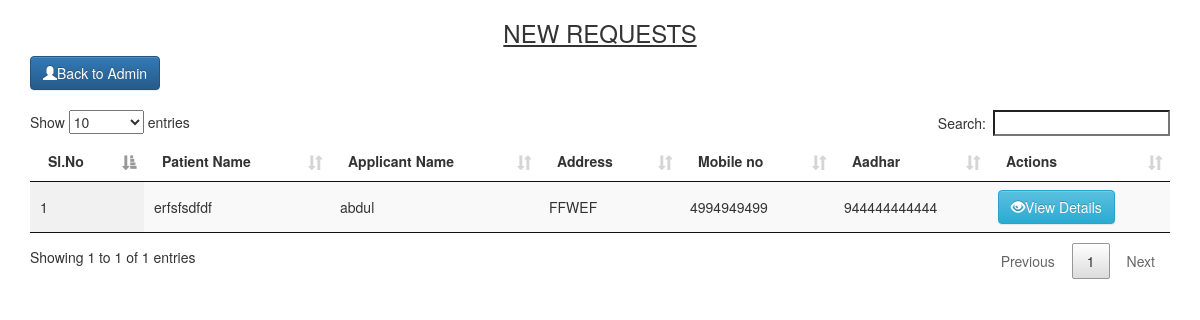
The app's page /Login/admin/Patient/newpatient.php with its own data.
### tables this page shows
CREATE TABLE IF NOT EXISTS `patients` (
  `p_name` varchar(255) NOT NULL,
  `p_age` varchar(100) NOT NULL,
  `p_dob` varchar(255) NOT NULL,
  `p_gender` varchar(255) NOT NULL,
  `p_address` varchar(255) NOT NULL,
  `p_mob` varchar(255) NOT NULL,
  `p_aadhar` varchar(255) NOT NULL,
  `p_verify` varchar(255) NOT NULL,
  `a_aadhar` varchar(255) NOT NULL,
  `a_name` varchar(255) NOT NULL,
  `p_date` date DEFAULT NULL,
  `comment` varchar(255) NOT NULL,
  `rej_date` varchar(255) DEFAULT NULL,
  PRIMARY KEY (`p_aadhar`)
);

CREATE TABLE IF NOT EXISTS `checkup` (
  `p_aadhar` varchar(255) NOT NULL,
  `p_landmark` varchar(255) NOT NULL,
  `p_disease` varchar(255) NOT NULL,
  `p_curr_stat` varchar(255) NOT NULL,
  `p_curr_check_stat` varchar(255) NOT NULL,
  `p_curr_hlth_cond` varchar(255) NOT NULL,
  `checkup_date` varchar(255) DEFAULT NULL,
  `checked` varchar(255) NOT NULL,
  `status` varchar(255) DEFAULT NULL,
  `c_date` varchar(255) DEFAULT NULL,
  PRIMARY KEY (`p_aadhar`)
);

### Login/admin/Patient/newpatient.php (the view, shortened to what this page needs)
<?php
include 'connect.php';
?>
<!DOCTYPE html>
<html lang="en">
<head>
    <link rel="stylesheet" href="css/bootstrap.min.css">
    <link rel="stylesheet" href="css/bootstrap-theme.min.css">
    <link rel="stylesheet" href="css/loader.css">
    <link rel="stylesheet" type="text/css" href="dashboard/vendor/font-awesome/css/font-awesome.min.css">
    <link rel="stylesheet" href="css/jquery.dataTables.min.css">
    <link rel="stylesheet" href="css/dataTables.bootstrap.min.css">
    <link rel="stylesheet" href="css/responsive.bootstrap.min.css">
</head>
<body onload="myFunction()" style="margin:0;">
    <div class="container">
       <div>
            <h3><center><u>NEW REQUESTS</u></center></h3>
            <a class="btn btn-primary" href="http://localhost/pcu/Login/admin/admin.php#profile" ><span class='glyphicon glyphicon-user' aria-hidden='true'></span>Back to Admin</a>
        </div>
        <br>
        <table id="example" class="display nowrap" cellspacing="0" width="100%">
            <thead>
                <tr>
                    <th>Sl.No</th>
                    <th>Patient Name</th>
                    <th>Applicant Name</th>
                    <th>Address</th>
                    <th>Mobile no</th>
                    <th>Aadhar</th>
                    <th>Actions</th>
                </tr>
            </thead>
            <tbody>
                <?php
                    $sql = "SELECT * FROM patients,checkup WHERE patients.p_aadhar=checkup.p_aadhar AND p_verify='0'";
                    $result = $conn->query($sql);
                    if ($result->num_rows > 0) {
                        $a = 1;
                        while($row = $result->fetch_assoc()) {
                            $b = $a++;
                            $id = $b;
                            $p_name = $row['p_name'];
                            $a_name = $row['a_name'];
                            $p_address = $row['p_address'];
                            $p_mob = $row['p_mob'];
                            $p_aadhar = $row['p_aadhar'];
                    ?>
                <tr>
                    <td>
                        <?php echo $id; ?>
                    </td>
                    <td>
                        <?php echo $p_name; ?>
                    </td>
                    <td>
                        <?php echo $a_name; ?>
                    </td>
                    <td>
                        <?php echo $p_address; ?>
                    </td>
                    <td>
                        <?php echo $p_mob; ?>
                    </td>
                    <td>
                        <?php echo $p_aadhar; ?>
                    </td>
                    <td>
                        <a href="#edit<?php echo $p_aadhar;?>" data-toggle="modal">
                            <button type='button' class='btn btn-info'><span class='glyphicon glyphicon-eye-open' aria-hidden='true'></span>View Details</button>
                        </a>
                    </td>
                </tr>
                <?php
                        }
                       ?>
                      <?php
                                  }
?>
            </tbody>
        </table>
    </div>
</body>
</html>

### records on screen
patients: id "1", p_name "erfsfsdfdf", a_name "abdul", p_address "FFWEF", p_mob "4994949499", checkup.p_aadhar "944444444444"
